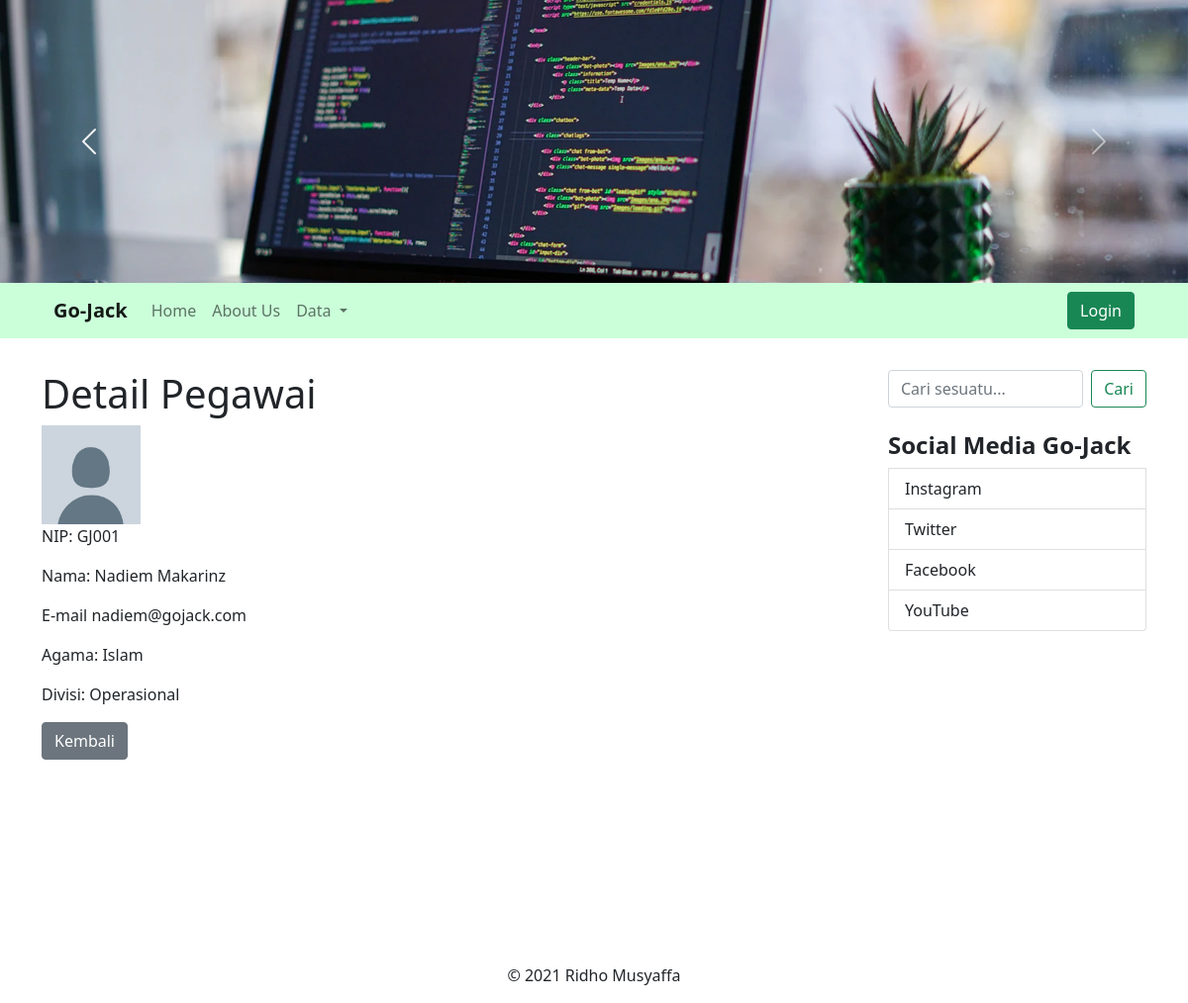
The page /index.php?hal=detail-data&id=14 on the database its author committed.
### tables this page shows
CREATE TABLE `pegawai` (
  `id` int(11) NOT NULL,
  `nip` varchar(5) NOT NULL,
  `nama` varchar(50) NOT NULL,
  `email` varchar(50) NOT NULL,
  `agama` enum('Islam','Protestan','Katolik','Hindu','Buddha','Konghucu') NOT NULL,
  `iddivisi` int(11) NOT NULL,
  `foto` varchar(50) NOT NULL
);

CREATE TABLE `divisi` (
  `id` int(11) NOT NULL,
  `nama` varchar(50) NOT NULL
);

### koneksi.php (called while the page is built, shortened)
<?php
class Db {
    protected $servername = "localhost";
    protected $username = "root";
    protected $password = "";
    public function __construct() {
        try {
            $this->conn = new PDO("mysql:host=$this->servername;dbname=dbpegawai",$this->username, $this->password);
        } catch (PDOException $e) {
            echo "Connection failed: ", $e->getMessage();
        }
    }
}

### models/Pegawai.php (called while the page is built, shortened)
<?php
class Pegawai extends Db {
    public function getPegawai($id){
        $stmt = $this->conn->prepare("SELECT Pegawai.*, Divisi.id as divisiId, Divisi.nama as namaDivisi FROM Pegawai INNER JOIN Divisi ON Pegawai.iddivisi = Divisi.id WHERE Pegawai.id = :id");
        $stmt->bindParam(':id', $id);
        $stmt->execute();
        $stmt->setFetchMode(PDO::FETCH_ASSOC);
        return $stmt->fetch();
    }
}

### pages/detail.php (the view, shortened to what this page needs)
<?php
require 'koneksi.php';
require 'models/Pegawai.php' ;
$pegawai = new Pegawai();
$dataPegawai = $pegawai->getPegawai($_GET['id']);
?>
<h1>Detail Pegawai</h1>
<div>
<img style="width: 100px;" src="img/<?=$dataPegawai['foto']?>" alt="<?=$dataPegawai[ 'nama']?>">
<p>NIP: <?=$dataPegawai["nip"]?></p>
<p>Nama: <?=$dataPegawai[ 'nama']?></p>
<p>E-mail <?=$dataPegawai['email']?></p>
<p>Agama: <?=$dataPegawai['agama']?></p>
<p>Divisi: <?=$dataPegawai['namaDivisi']?></p>
<form action="controllers/pegawaiController.php" method="POST">
<div class="d-flex justify-content-between">
    <div>
      <a href="index.php?hal=data-pegawai" class="btn btn-secondary">Kembali</a>
    </div>
</div>
</form>
</div>

### index.php (shortened to what this page needs)
<!DOCTYPE html>
<html lang="en">
  <?php include './pages/kode_atas.php';?>
  <body>
    <?php if(in_array('loginza', $_REQUEST)) : ?>
      <?php include './pages/loginza.php'?>
    <?php else: ?>
      <?php include 'pages/header.php'?>
      <?php include 'pages/menu.php';?>
      <div class="container my-3 mt-3 mb-3" style="height: 75vh;">
        <div class="row">
          <div class="col-sm-12 col-md-9 col-xl-9 my-3">
            <?php if(in_array('aboutUs',$_REQUEST)):?>
              <?php include './pages/aboutUs.php' ?>
			<?php elseif(in_array('login',$_REQUEST)):?>
              <?php include './pages/login.php';?>
            <?php elseif(in_array('data-pegawai',$_REQUEST)):?>
              <?php include './pages/dataPegawai.php';?>
            <?php elseif(in_array('tambah-data',$_REQUEST)):?>
              <?php include './pages/formPegawai.php';?>
            <?php elseif(in_array('edit-data',$_REQUEST)):?>
              <?php include './pages/formEditPegawai.php';?>
            <?php elseif(in_array('detail-data',$_REQUEST)):?>
              <?php include './pages/detail.php';?>
            <?php else: ?>
                <?php include './pages/home.php' ?>
            <?php endif;?>
          </div>
<?php include './pages/sidebar.php' ;?>
      <?php include './pages/footer.php' ;?>
    <?php endif;?>
  </body>
</html>

### pages/kode_atas.php (shortened to what this page needs)
<head>
    <link
      href="https://cdn.jsdelivr.net/npm/bootstrap@5.0.0-beta3/dist/css/bootstrap.min.css"
      rel="stylesheet"
    />
    <link rel="stylesheet" href="https://cdnjs.cloudflare.com/ajax/libs/font-awesome/5.15.3/css/all.min.css">
  </head>

### pages/header.php (shortened to what this page needs)
<div class="col-12">
          <div id="carouselExampleControls" class="carousel slide" data-bs-ride="carousel">
              <div class="carousel-inner">
                  <div class="carousel-item active">
                      <img src="img/slide1.png" class="d-block w-100" alt="slides1.png">
                  </div>
              </div>
              <button class="carousel-control-prev" type="button" data-bs-target="#carouselExampleControls" data-bs-slide="prev">
                  <span class="carousel-control-prev-icon" aria-hidden="true"></span>
              </button>
              <button class="carousel-control-next" type="button" data-bs-target="#carouselExampleControls" data-bs-slide="next">
                  <span class="carousel-control-next-icon" aria-hidden="true"></span>
              </button>
          </div>
      </div>

### pages/menu.php (shortened to what this page needs)
<div class="row">
	<div class="col-md-12">
<nav class="navbar navbar-expand-lg navbar-light" style="background-color: #cbffda;">
      <div class="container">
        <a class="navbar-brand" href="index.php"><b>Go-Jack</b></a>
        <div class="collapse navbar-collapse" id="navbarTogglerDemo01">
          <ul class="navbar-nav me-auto">
            <li class="nav-item">
              <a class="nav-link" href="index.php">Home</a>
            </li>
            <li class="nav-item">
              <a class="nav-link" href="index.php?hal=aboutUs">About Us</a>
            </li>
			<div class="dropdown">
            <a class="nav-link dropdown-toggle" href="#" role="button" id="dropdownMenuLink" data-bs-toggle="dropdown" aria-expanded="false">
              Data
            </a>
			</div>
          </ul>
          <div class="dropdown">
            <?php if(!isset($_SESSION['MEMBER'])): ?>
            <a class="btn btn-success" href="index.php?hal=login">Login</a>
            <?php endif; ?>
        </div>
      </div>
    </nav>
	</div>
</div>

### pages/sidebar.php
<div class="col-sm-12 col-md-3 col-xl-3 my-3">
   <form class="d-flex">
                    <input class="form-control me-2" type="search" placeholder="Cari sesuatu..." aria-label="Cari">
                    <button class="btn btn-outline-success" type="submit">Cari</button>
                </form>
				<br />
            <div class="list-group">
			<h4><b>Social Media Go-Jack</b></h4>
              <a href="https://instagram.com/" target="_blank"  class="list-group-item">Instagram</a>
              <a href="https://twitter.com/" target="_blank"  class="list-group-item">Twitter</a>
              <a href="https://facebook.com/" target="_blank"  class="list-group-item">Facebook</a>
              <a href="https://youtube.com" target="_blank" class="list-group-item">YouTube</a>
            </div>
          </div>
        </div>
</div>

### pages/footer.php
<div class="row mt-2">
      <div class="col-md-12">
        <footer class="container pb-3">
          <center><span>&copy; 2021 Ridho Musyaffa </span></center>
        </footer>
      </div>
    </div>

### pages/kode_atas.php (style rules this page uses)
body { overflow-x: hidden; }
.container { overflow: hidden; }
.navbar > .container { overflow: visible; }

### rows shown on the page
pegawai: foto (picture), nip "GJ001", nama "Nadiem Makarinz", email "nadiem@gojack.com", agama "Islam", iddivisi.nama "Operasional"
